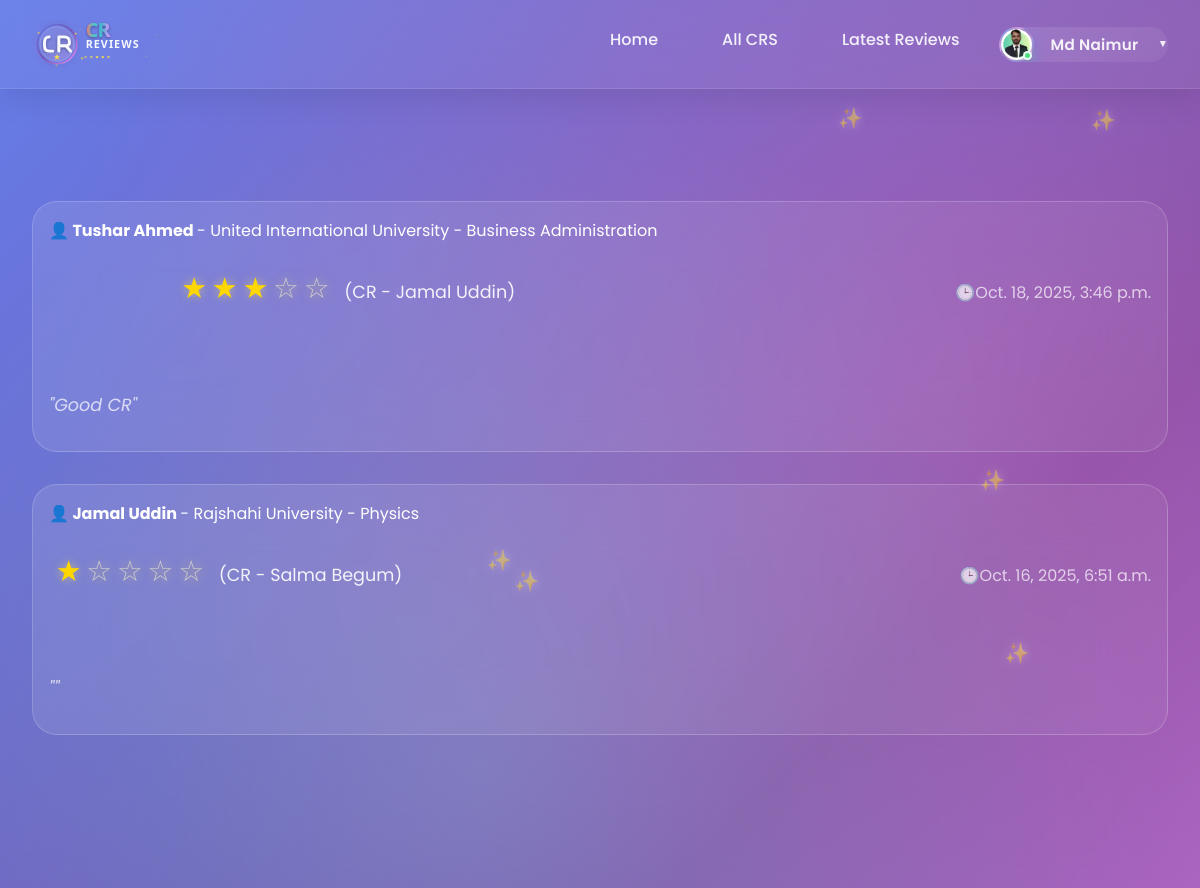
The app's page /latest_reviews/ (signed in, upper part), older data.
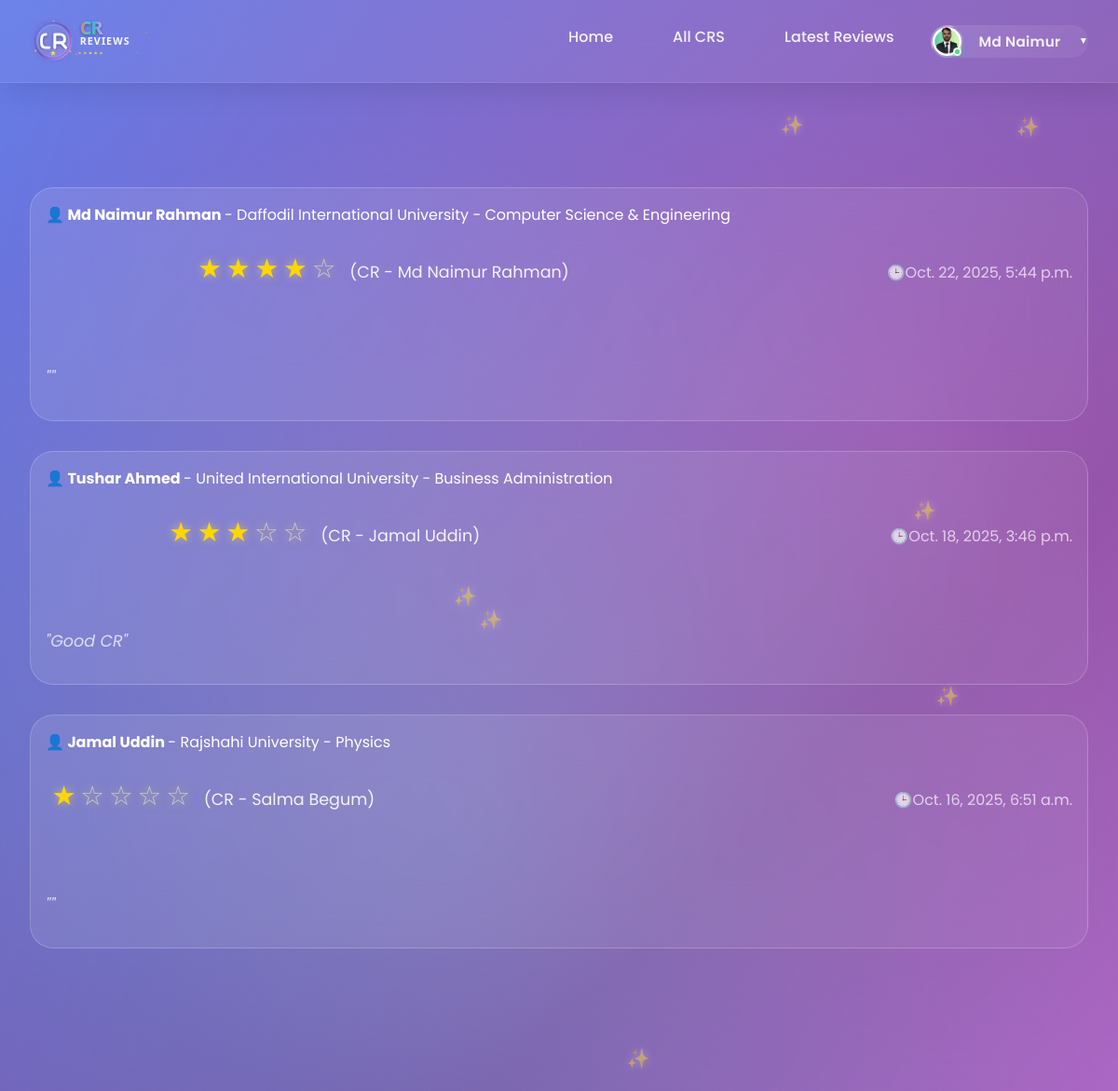
The same page, newer data.
### userprofile/models.py (models this page shows, shortened)
class User(AbstractBaseUser,PermissionsMixin):
    university=models.ForeignKey(University, on_delete=models.SET_NULL,related_name='university',null=True,blank=True)
    department=models.ForeignKey(Department, on_delete=models.SET_NULL,related_name='department',null=True,blank=True)
    profile_picture=models.ImageField(upload_to=user_profile_picture_path,null=True,blank=True)
    first_name = models.CharField(max_length=50)
    last_name = models.CharField(max_length=50)
    gender = models.CharField(choices=[('M', 'Male'), ('F', 'Female')], max_length=1)
    email = models.EmailField(unique=True)
    phone=models.CharField(max_length=20,null=True,blank=True)
    date_of_birth=models.DateField(null=True,blank=True)
    student_id=models.CharField(max_length=50,unique=True)
    batch=models.CharField(max_length=20,null=True,blank=True)
    dept_batch = models.CharField(max_length=20 , blank=True, null=True)
    section=models.CharField(max_length=20,null=True,blank=True)
    bio=models.TextField(null=True,blank=True)
    facebook_url=models.URLField(default='https://www.facebook.com/')
    instagram_url=models.URLField(default='https://www.instagram.com/')
    linkedin_url=models.URLField(default='https://www.linkedin.com/')
    role=models.CharField(max_length=20, default='student')
    slug=models.SlugField(blank=True,unique=True)
    is_active = models.BooleanField(default=True)
    is_staff = models.BooleanField(default=False)
    created_at = models.DateTimeField(auto_now_add=True)
    updated_at = models.DateTimeField(auto_now=True)
    deleted_at = models.DateTimeField(blank=True, null=True)
    USERNAME_FIELD = 'email'
    REQUIRED_FIELDS = ['first_name','last_name']
    objects = CustomUserManager()
    def get_full_name(self):
        return f"{self.first_name} {self.last_name}"

### cr/models.py (models this page shows, shortened)
class Review(models.Model):
    user=models.OneToOneField('userprofile.User', on_delete=models.CASCADE,related_name='userreviews')
    cr_profile=models.ForeignKey(CrProfile, on_delete=models.CASCADE,related_name='cr_reviews')
    rating = models.PositiveSmallIntegerField()
    description = models.TextField(blank=True, null=True)
    slug = models.SlugField(unique=True, blank=True)
    created_at = models.DateTimeField(auto_now_add=True)
    updated_at = models.DateTimeField(auto_now=True)
    deleted_at = models.DateTimeField(blank=True, null=True)

class University(models.Model):
    Public = "Public"
    Private = "Private"
    university_type = [
        (Public,"Public"),
        (Private,"Private"),
    ]
    title =models.CharField(max_length=100,unique=True,blank=False,null=False)
    type =models.CharField(max_length=100,choices=university_type)
    address=models.CharField(max_length=150, blank=True, null=True)
    slug=models.SlugField(blank=True,unique=True)
    created_at=models.DateTimeField(auto_now_add=True)
    updated_at=models.DateTimeField(auto_now=True)
    daleted_at=models.DateTimeField(auto_now=True,blank=True,null=True)
    def __str__(self):
        return self.title

class Department(models.Model):
    university=models.ForeignKey(University, on_delete=models.CASCADE,related_name='departments')
    title=models.CharField(max_length=50,unique=True,blank=False,null=False)
    code=models.CharField(max_length=50,unique=True,blank=True,null=True)
    slug=models.SlugField(blank=True,unique=True)
    created_at=models.DateTimeField(auto_now_add=True)
    updated_at=models.DateTimeField(auto_now=True)
    daleted_at=models.DateTimeField(auto_now=True,blank=True,null=True)
    def __str__(self):
        return self.title

class CrProfile(models.Model):
    user=models.OneToOneField('userprofile.User', on_delete=models.CASCADE,related_name='user_profile')
    university=models.ForeignKey(University, on_delete=models.CASCADE,related_name='university_crs')
    department=models.ForeignKey(Department, on_delete=models.CASCADE,related_name='department_crs')
    profile_picture = models.ImageField(upload_to='cr_profile_pictures/', blank=True, null=True)
    name = models.CharField(max_length=100)
    gender = models.CharField(choices=[('M', 'Male'), ('F', 'Female')], max_length=1)
    email = models.EmailField(blank=True, null=True)
    phone = models.CharField(max_length=30, blank=True, null=True)
    st_id = models.CharField(max_length=50, unique=True)
    batch = models.CharField(max_length=20)
    dept_batch = models.CharField(max_length=20 , blank=True, null=True)
    section = models.CharField(max_length=10)
    bio = models.TextField(blank=True, null=True)
    date_of_birth = models.DateField(blank=True, null=True)
    slug = models.SlugField(unique=True, blank=True)
    facebook_url = models.URLField(default='https://www.facebook.com/')
    instagram_url = models.URLField(default='https://www.instagram.com/')
    linkedin_url = models.URLField(default='https://www.linkedin.com/')
    created_at=models.DateTimeField(auto_now_add=True)
    updated_at=models.DateTimeField(auto_now=True)
    deleted_at=models.DateTimeField(auto_now=True,blank=True,null=True)

### cr/views.py (the view)
# urls.py: path('latest_reviews/',latest_reviews,name='latest_reviews'),
def latest_reviews(request):
    reviews=Review.objects.all().order_by('-created_at')
    paginator = Paginator(reviews,10)
    page_number = request.GET.get('page',1)
    try:
        reviews = paginator.page(page_number)
    except PageNotAnInteger:
        reviews = paginator.page(1)
    except EmptyPage:
        reviews = paginator.page(1)
    context={
        'review':reviews,
        'paginator':paginator,
    }
    return render(request,'latest_reviews.html',context)

### templates/latest_reviews.html (shortened to what this page needs)
{% extends 'base.html' %}
{% load  static %}
{% block content %}
    <div id="latest-reviews" class="page">
        <div class="container">
            <div class="section">
                 {% for review in review %}
                <div class="review-card">
                    <div class="review-header">
                        <div>
                             <strong><a href="{% url 'user_view' review.user.slug %}" style="text-decoration: none; color: inherit;">👤 {{review.user.get_full_name}}</a> </strong> - {{review.user.university}} - {{review.user.department}}
                            <div class="rating">
                                {% for i in "12345" %} {% if forloop.counter <= review.rating %}
                                <span class="star filled">★</span>
                                {% else %}
                                <span class="star">☆</span>
                                {% endif %}
                                {% endfor %}
                                <span class="review_cr">(CR - {{review.cr_profile.name}})</span>
                            </div>
                        </div>
                        <div style="color: rgba(255,255,255,0.7); font-weight: 400;">🕒{{review.created_at}}</div>
                    </div>
                    <div class="review-text">
                        "{{review.description}}"
                    </div>
                </div>
                {% endfor %}
            </div>
        </div>
    </div>
{% endblock content %}

### templates/base.html (shortened to what this page needs)
<!DOCTYPE html>
<html lang="en">
{% load static %}
<head>
    <link rel="stylesheet" href="{% static 'style.css' %}">
    <link rel="stylesheet" href="{% static 'add_cr.css' %}">
    <link rel="stylesheet" href="{% static 'user_dashboard.css' %}">
    <link rel="stylesheet" href="{% static 'edit_user_settings.css' %}">
</head>
<body>
    <nav class="navbar">
        <div class="nav-container">
            <a href="{% url 'home' %}" style="display: flex; align-items: center; text-decoration: none;">
            <img src="{% static 'logo.svg' %}" alt="CR Reviews" style="height: 50px; margin-right: 10px;">
            </a>
            <ul class="nav-links">
                <li><a href="{% url 'home' %}" class="nav-link">Home</a></li>
                <li><a href="{% url 'all_cr' %}" class="nav-link" >All CRS</a></li>
                <li><a href="{% url 'latest_reviews' %}" class="nav-link" >Latest Reviews</a></li>
                {% if user.is_authenticated %}
                <li class="user-dropdown">
                <a href="#" class="nav-link user-profile-btn">
                    <span class="user-avatar">
                    {% if user.profile_picture %}
                        <img src="{{ user.profile_picture.url }}" alt="{{ user.name }}" />
                    {% else %}
                        {{ user.first_name|first|upper }}
                    {% endif %}
                    </span>
                    <span class="user-name">{{user.first_name}}</span>
                    <span class="dropdown-arrow">▼</span>
                </a>
                </li>
                {% else %}
                <li><a href="{% url 'login'%}" class="nav-link" >Login</a></li>
                <li><a href="{%url 'registration'%}" class="nav-link">Registration</a></li>
                {% endif %}
            </ul>
        </div>
    </nav>
    {% block content %}
    {% endblock content %}
</body>
</html>

### static/style.css (style rules this page uses)
* { margin: 0; padding: 0; box-sizing: border-box; }
body { font-family: 'Poppins', Arial, sans-serif; background: linear-gradient(135deg, #667eea 0%, #764ba2 50%, #f093fb 100%); min-height: 100vh; color: #333; overflow-x: hidden; position: relative; }
body::before { content: ''; position: fixed; top: 0; left: 0; width: 100%; height: 100%; background: radial-gradient(circle at 20% 80%, rgba(120, 119, 198, 0.3) 0%, transparent 50%), radial-gradient(circle at 80% 20%, rgba(255, 119, 198, 0.3) 0%, transparent 50%), radial-gradient(circle at 40% 40%, rgba(120, 219, 226, 0.3) 0%, transparent 50%); animation: backgroundFloat 20s ease-in-out infinite; z-index: -1; }
.navbar { background: rgba(255, 255, 255, 0.05); backdrop-filter: blur(30px); -webkit-backdrop-filter: blur(30px); border-bottom: 1px solid rgba(255, 255, 255, 0.1); padding: 1.2rem 0; position: sticky; top: 0; z-index: 1000; box-shadow: 0 8px 32px rgba(0, 0, 0, 0.1); }
.nav-container { max-width: 1400px; margin: 0 auto; display: flex; justify-content: space-between; align-items: center; padding: 0 2rem; }
.nav-links { display: flex; list-style: none; gap: 1rem; }
.nav-links a { color: rgba(255, 255, 255, 0.9); text-decoration: none; padding: 1rem 1.5rem; border-radius: 50px; transition: all 0.4s cubic-bezier(0.175, 0.885, 0.32, 1.275); font-weight: 500; position: relative; overflow: hidden; }
.user-dropdown { position: relative; }
.user-profile-btn { display: flex; align-items: center; gap: 1rem; padding: 0rem 0rem !important; background: linear-gradient(135deg, rgba(255, 255, 255, 0.12), rgba(255, 255, 255, 0.06)) !important; position: relative; overflow: hidden; }
.user-profile-btn::before { content: ''; position: absolute; top: 0; left: -100%; width: 100%; height: 100%; background: linear-gradient(90deg, transparent, rgba(255, 255, 255, 0.25), transparent); transition: left 0.6s ease; }
.user-avatar img, .user-avatar-large img { width: 100%; height: 100%; border-radius: 50%; object-fit: cover; }
.user-avatar { width: 35px; height: 35px; border-radius: 50%; background: linear-gradient(135deg, #667eea, #764ba2, #f093fb); display: flex; align-items: center; justify-content: center; font-weight: 800; font-size: 1rem; color: white; box-shadow: 0 6px 20px rgba(102, 126, 234, 0.4); position: relative; border: 2px solid rgba(255, 255, 255, 0.3); transition: all 0.3s ease; }
.user-avatar::after { content: ''; position: absolute; width: 5px; height: 5px; background: #4ade80; border-radius: 50%; bottom: 0; right: 0; border: 2px solid rgba(255, 255, 255, 0.9); box-shadow: 0 0 10px rgba(74, 222, 128, 0.6); animation: pulse 2s ease-in-out infinite; }
.user-name { font-weight: 600; max-width: 120px; overflow: hidden; text-overflow: ellipsis; white-space: nowrap; font-size: 0.95rem; letter-spacing: 0.3px; }
.dropdown-arrow { font-size: 0.65rem; transition: transform 0.4s cubic-bezier(0.68, -0.55, 0.265, 1.55); margin-left: 0.2rem; }
.container { max-width: 1400px; margin: 0 auto; padding: 2rem; position: relative; }
.section { margin: 5rem 0; position: relative; }
.review_cr { padding: 10px 10px 10px 10px; color: rgba(255, 255, 255, 0.9); text-align: center; line-height: 1.8; font-size: 1.1rem; margin-bottom: 1.5rem; }
.rating { display: flex; justify-content: center; gap: 0.3rem; margin: 1.5rem 0; }
.star { font-size: 1.8rem; transition: all 0.3s ease; cursor: pointer; text-shadow: 0 0 10px rgba(255, 235, 59, 0.5); color: #ccc; }
.star.filled { color: gold; }
.review-card { background: linear-gradient(135deg, rgba(255, 255, 255, 0.1), rgba(255, 255, 255, 0.05)); backdrop-filter: blur(30px); border-radius: 25px; padding: 1rem; margin: 2rem 0; color: white; border: 1px solid rgba(255, 255, 255, 0.2); transition: all 0.3s ease; position: relative; overflow: hidden; }
.review-header { display: flex; justify-content: space-between; align-items: center; margin-bottom: 1.5rem; flex-wrap: wrap; }
.review-text { line-height: 1.8; margin: 1.5rem 0; font-size: 1.1rem; font-style: italic; opacity: 0.9; }

### static/user_dashboard.css (style rules this page uses)
.review-header { display: flex; justify-content: space-between; align-items: center; margin-bottom: 1rem; }
.review-text { color: rgba(255, 255, 255, 0.8); line-height: 1.6; margin-bottom: 1rem; }

Row changes from the older to the newer data that the page shows:
added Review: user.get_full_name "Md Naimur Rahman", user.university "Daffodil International University", user.department "Computer Science & Engineering", rating 4 (drawn), cr_profile.name "Md Naimur Rahman", created_at "Oct. 22, 2025, 5:44 p.m."
